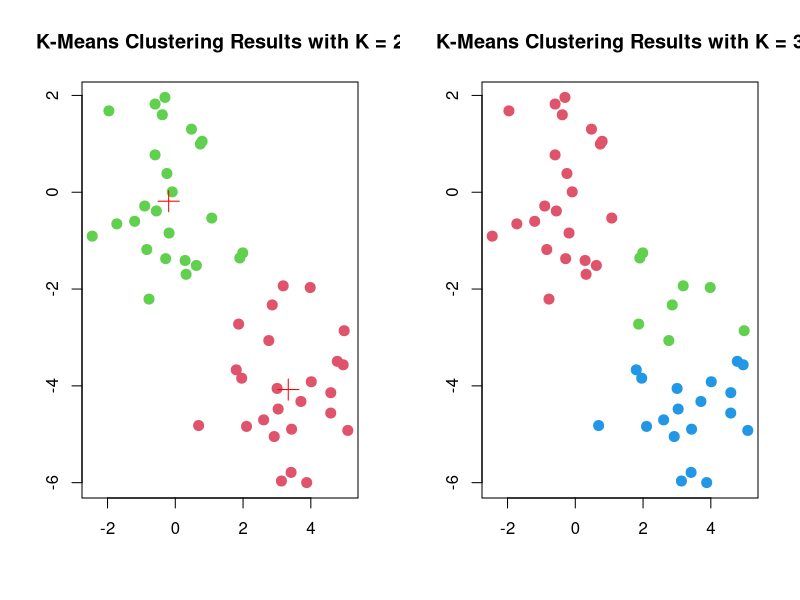

Recreate this plot in R.
## ---- chunk 1
knitr::opts_chunk$set(echo = TRUE)
## ---- chunk 2
# Compute centers for each cluster
compute_centers <- function(X, cluster_assignments, K) {
  centers <- matrix(NA, nrow = K, ncol = ncol(X))
  for (k in 1:K) {
    # Get the points in cluster k
    cluster_points <- X[cluster_assignments == k, , drop = FALSE]
    # Compute the mean for each feature (column)
    centers[k, ] <- colMeans(cluster_points, na.rm = TRUE)
  }
  return(centers)
}
## ---- chunk 3
# Function to compute distances from each point to the center of its assigned cluster
compute_distances_to_center <- function(X, labels, centers) {
  n <- nrow(X)  # number of data points
  distances_to_center <- numeric(n)  # to store distances

  for (i in 1:n) {
    # Get the index of the assigned cluster for point i
    cluster_index <- labels[i]
    
    # Get the center of the assigned cluster
    center <- centers[cluster_index, ]
    
    # Compute the distance from point i to its assigned cluster center
    distances_to_center[i] <- sqrt(sum((X[i, ] - center)^2))
  }
  
  return(distances_to_center)
}

## ---- chunk 4
# Example usage
set.seed(123)
X <- matrix(rnorm(200), ncol = 2)  # 100 points, 2 features
K <- 3
labels <- sample(1:K, size = nrow(X), replace = TRUE)  # Random cluster assignments
centers <- matrix(c(1, 1, -1, -1, 0, 0), ncol = 2, byrow = TRUE)  # Example centers

# Compute distances from each point to the center of its assigned cluster
distances_to_center <- compute_distances_to_center(X, labels, centers)

# View the distances
print(distances_to_center)
## ---- chunk 5
k_means <- function(X, K, initial_clusters = NULL, max_iters = 100, tol = 1e-4) {
  # Number of samples
  n <- nrow(X)
  
  # Initialize centers
  if (is.null(initial_clusters)) {
    # Randomly assign a cluster number to each observation
    initial_clusters <- sample(1:K, size = n, replace = TRUE)
    centers <- compute_centers(X, initial_clusters, K)
  } else {
    centers <- compute_centers(X, initial_clusters, K)
  }
  
  for (i in 1:max_iters) {
    # Compute distances from each point to the center of its cluster
    distances <- as.matrix(dist(rbind(X, centers)))[1:n, (n+1):(n+K)]
    
    # Assign each point to the nearest center
    labels <- apply(distances, 1, which.min)
    
    new_centers <- compute_centers(X, labels, K)
    
    # Check for convergence (if centers do not change much)
    if (sum((new_centers - centers)^2) < tol) {
      break
    }
    
    centers <- new_centers
  }
  
  return(list(centers = centers, clusters = labels))
}
## ---- chunk 6
set.seed(2)
x <- matrix(rnorm(50 * 2), ncol = 2)
x[1:25, 1] <- x[1:25, 1] + 3
x[1:25, 2] <- x[1:25, 2] - 4

km.out <- k_means(X = x, K= 2, max_iters = 1000)
## ---- chunk 7
par(mfrow = c(1, 2))
plot(x, col = (km.out$clusters + 1),
main = "K-Means Clustering Results with K = 2",
xlab = "", ylab = "", pch = 20, cex = 2)
points(km.out$centers, col = 'red', pch = 3, cex = 2) 
## ---- chunk 8
km.out <- k_means(X = x, K= 3, max_iters = 1000)
plot(x, col = (km.out$clusters + 1),
main = "K-Means Clustering Results with K = 3",
xlab = "", ylab = "", pch = 20, cex = 2)
